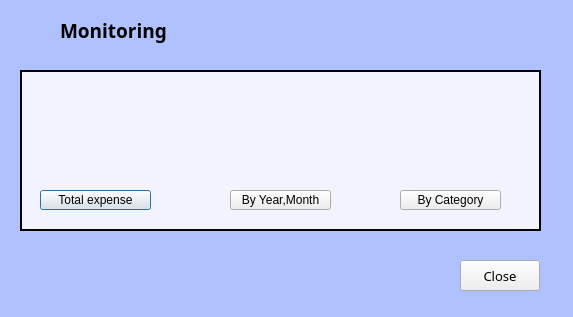
<?xml version="1.0" encoding="UTF-8"?>
<ui version="4.0">
 <class>Monitoring</class>
 <widget class="QDialog" name="Monitoring">
  <property name="geometry">
   <rect>
    <x>0</x>
    <y>0</y>
    <width>573</width>
    <height>317</height>
   </rect>
  </property>
  <property name="windowTitle">
   <string>Dialog</string>
  </property>
  <widget class="QLabel" name="mornitoring">
   <property name="geometry">
    <rect>
     <x>60</x>
     <y>10</y>
     <width>531</width>
     <height>41</height>
    </rect>
   </property>
   <property name="font">
    <font>
     <family>Agency FB</family>
     <pointsize>14</pointsize>
     <weight>75</weight>
     <bold>true</bold>
    </font>
   </property>
   <property name="frameShape">
    <enum>QFrame::NoFrame</enum>
   </property>
   <property name="text">
    <string>Monitoring</string>
   </property>
  </widget>
  <widget class="QPushButton" name="pushButton">
   <property name="geometry">
    <rect>
     <x>40</x>
     <y>190</y>
     <width>111</width>
     <height>20</height>
    </rect>
   </property>
   <property name="text">
    <string>Total expense</string>
   </property>
  </widget>
  <widget class="QPushButton" name="pushButton_4">
   <property name="geometry">
    <rect>
     <x>460</x>
     <y>260</y>
     <width>80</width>
     <height>31</height>
    </rect>
   </property>
   <property name="font">
    <font>
     <family>굴림</family>
     <pointsize>10</pointsize>
     <weight>50</weight>
     <bold>false</bold>
    </font>
   </property>
   <property name="text">
    <string>Close</string>
   </property>
  </widget>
  <widget class="QPushButton" name="pushButton_2">
   <property name="geometry">
    <rect>
     <x>230</x>
     <y>190</y>
     <width>101</width>
     <height>20</height>
    </rect>
   </property>
   <property name="text">
    <string>By Year,Month</string>
   </property>
  </widget>
  <widget class="QPushButton" name="pushButton_3">
   <property name="geometry">
    <rect>
     <x>400</x>
     <y>190</y>
     <width>101</width>
     <height>20</height>
    </rect>
   </property>
   <property name="text">
    <string>By Category</string>
   </property>
  </widget>
  <widget class="QLabel" name="background">
   <property name="geometry">
    <rect>
     <x>0</x>
     <y>0</y>
     <width>581</width>
     <height>321</height>
    </rect>
   </property>
   <property name="styleSheet">
    <string notr="true">background-color:rgb(176, 193, 255)</string>
   </property>
   <property name="text">
    <string/>
   </property>
  </widget>
  <widget class="QLabel" name="background_in">
   <property name="geometry">
    <rect>
     <x>20</x>
     <y>70</y>
     <width>521</width>
     <height>161</height>
    </rect>
   </property>
   <property name="styleSheet">
    <string notr="true">background-color:rgb(243, 243, 255)</string>
   </property>
   <property name="frameShape">
    <enum>QFrame::WinPanel</enum>
   </property>
   <property name="text">
    <string/>
   </property>
  </widget>
  <widget class="QLabel" name="monitoring_icon1">
   <property name="geometry">
    <rect>
     <x>50</x>
     <y>80</y>
     <width>91</width>
     <height>91</height>
    </rect>
   </property>
   <property name="styleSheet">
    <string notr="true">background-image:url(:/resourcefile/expense1.png)</string>
   </property>
   <property name="text">
    <string/>
   </property>
  </widget>
  <widget class="QLabel" name="monitoring_icon2">
   <property name="geometry">
    <rect>
     <x>230</x>
     <y>90</y>
     <width>91</width>
     <height>91</height>
    </rect>
   </property>
   <property name="styleSheet">
    <string notr="true">background-image:url(:/resourcefile/expense2.png)</string>
   </property>
   <property name="text">
    <string/>
   </property>
  </widget>
  <widget class="QLabel" name="monitoring_icon3">
   <property name="geometry">
    <rect>
     <x>400</x>
     <y>80</y>
     <width>91</width>
     <height>91</height>
    </rect>
   </property>
   <property name="styleSheet">
    <string notr="true">background-image:url(:/resourcefile/expense3.png)</string>
   </property>
   <property name="text">
    <string/>
   </property>
  </widget>
  <widget class="QLabel" name="monitoring_icon">
   <property name="geometry">
    <rect>
     <x>10</x>
     <y>10</y>
     <width>54</width>
     <height>41</height>
    </rect>
   </property>
   <property name="styleSheet">
    <string notr="true">background-image:url(:/resourcefile/monitoring.png)</string>
   </property>
   <property name="text">
    <string/>
   </property>
  </widget>
  <zorder>background</zorder>
  <zorder>background_in</zorder>
  <zorder>pushButton</zorder>
  <zorder>pushButton_4</zorder>
  <zorder>pushButton_2</zorder>
  <zorder>pushButton_3</zorder>
  <zorder>monitoring_icon1</zorder>
  <zorder>monitoring_icon2</zorder>
  <zorder>monitoring_icon3</zorder>
  <zorder>monitoring_icon</zorder>
  <zorder>mornitoring</zorder>
 </widget>
 <resources/>
 <connections/>
</ui>
